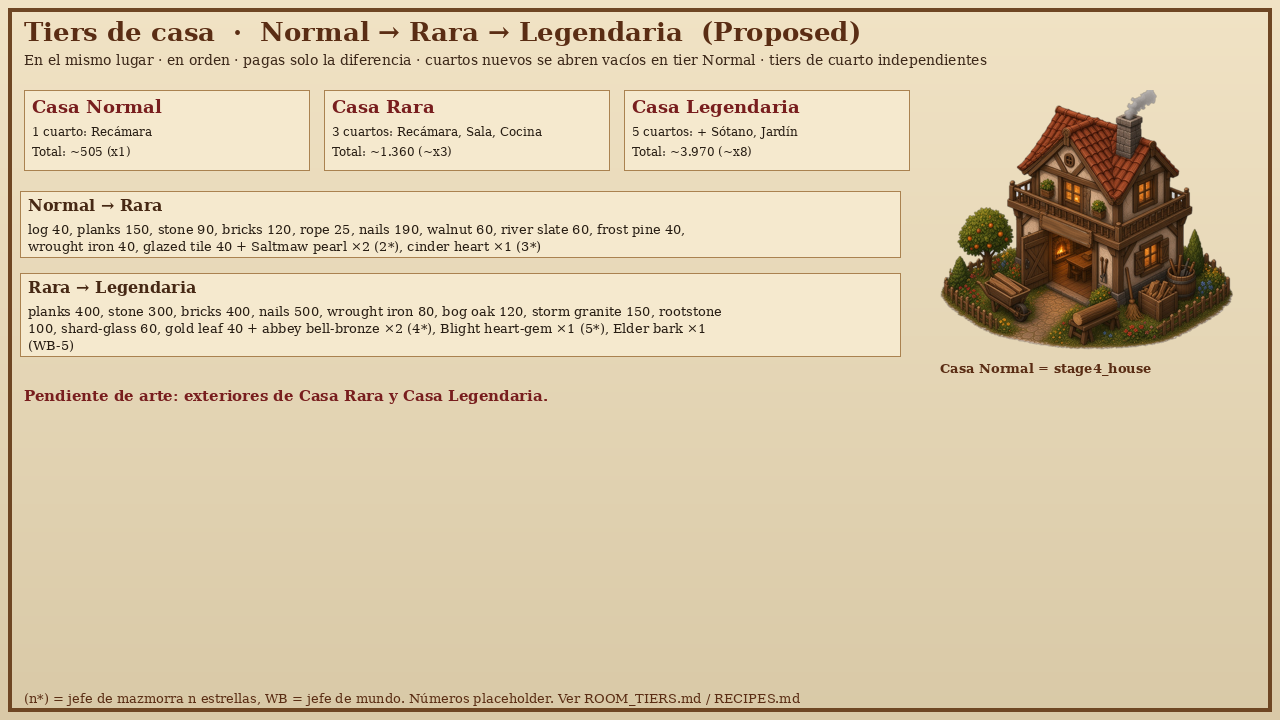
#> input picture docs/pc/housing/art/housing_v1/HOUSE_TIERS_1280x720.png, 1280 x 720 px
$ python -i cut.py   (imports and definitions only)
#> lines starting #> are read from the running program, lines starting #| are printed output that depends on the picture; after the words box and inside, x2 and y2 are one past the last pixel; in counts of white or black regions, pixels touching at a corner belong together
import cv2, numpy as np, glob
from PIL import Image, ImageDraw, ImageFilter
A='/home/box/agent-data/agents/ce4006dd-4e98-48dd-b991-fa7565b86bf2/assets/'
O='/workspace/stasium-pc-look/ship/housing_v1/'
def load(p): return np.array(Image.open(glob.glob(A+p+'*.jpg')[0]).convert('RGB'))
# [18 lines left out: function bgmask, not called in this run]
def feather(alpha,r=1.2):
    a=cv2.erode(alpha,np.ones((2,2),np.uint8))
    return cv2.GaussianBlur(a,(0,0),r)
# [6 lines left out: function decontam, not called in this run]
def rgba(rgb,alpha):
    return Image.fromarray(np.dstack([decontam(rgb,alpha),alpha]))
def trim(im):
    a=np.array(im.getchannel('A')); n,lab,st,_=cv2.connectedComponentsWithStats((a>8).astype(np.uint8))
    if n>2:
        big=1+np.argmax(st[1:,4]); keep=np.isin(lab,[i for i in range(1,n) if st[i,4]>0.05*st[big,4]])
        a=np.where(keep,a,0).astype(np.uint8); im=im.copy(); im.putalpha(Image.fromarray(a))
    return im.crop(im.getchannel('A').point(lambda v:255 if v>8 else 0).getbbox())
# [4 lines left out: function icon, not called in this run]
def world(im,name):
    im=trim(im); w,h=im.size; W=w+(w%2)+8; c=Image.new('RGBA',(W,h+4),(0,0,0,0))
    c.paste(im,((W-w)//2,0),im); c.save(O+f'resources/res_{name}_world.png'); return c
# [1 line that did not run here, left out]
items={}
boxes={'stone':(300,85,475,235),'bricks':(530,60,720,220),'thatch':(785,65,960,245),
       'rope':(180,255,340,395),'nails':(960,240,1120,365)}
# [2 lines not run here, left out]
def polycut(ox,oy,pts,name):
#> called with ox = 300, oy = 380, name = 'planks'
    P=[(ox+x/3,oy+y/3) for x,y in pts]
    m=Image.new('L',(1280,720),0); ImageDraw.Draw(m).polygon(P,fill=255)
#> after `m = Image.new('L', (1280, 720), 0)`: m: PIL image 1280x720 L; every value is 0
#> after `ImageDraw.Draw(m).polygon(P, fill=255)`:
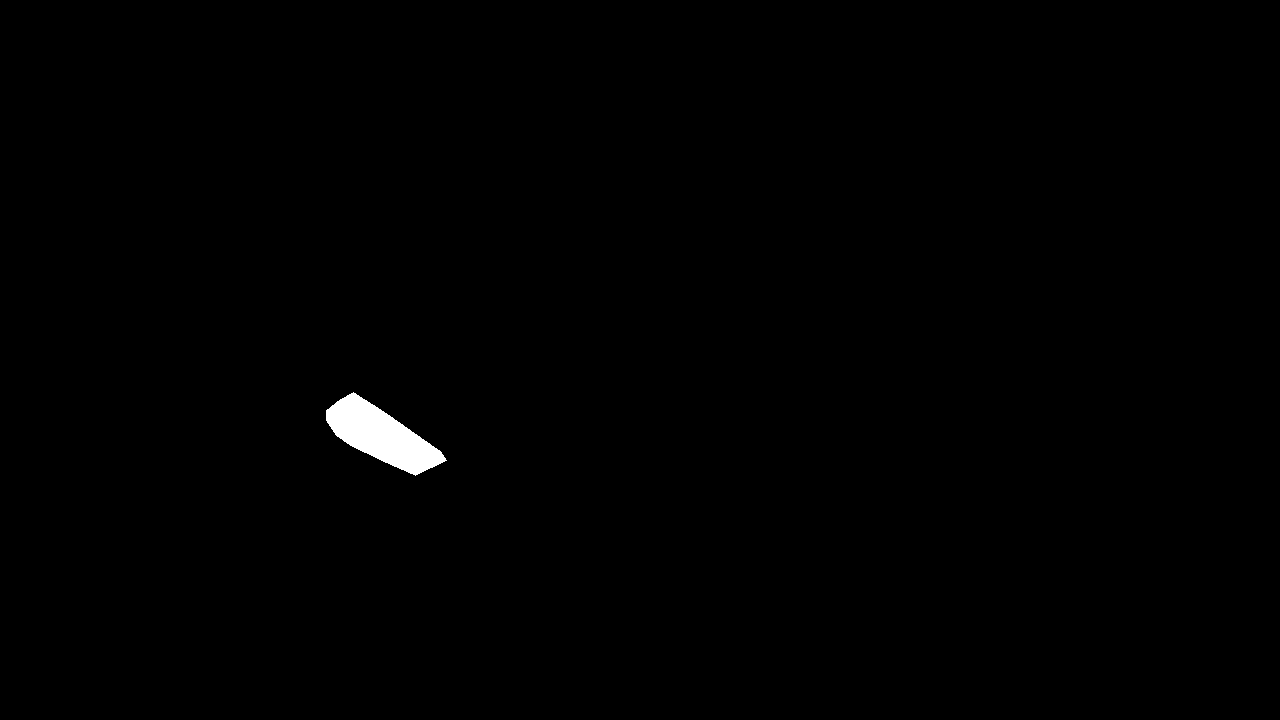
#> m: PIL image 1280x720 L; 0.52% white; 1 white region, box (x1, y1, x2, y2) and area: (326, 392, 447, 476) 4786
    a=feather(np.array(m),1.0)
#> in feather, `a=cv2.erode(alpha,np.ones((2,2),np.uint8))`: a: shape (720, 1280); 0.5% white; 1 white region, box (x1, y1, x2, y2) and area: (327, 394, 446, 475) 4582
    return trim(rgba(src,a))
# [1 line that did not run here, left out]
# [1 line that did not run here, left out]
#> call 2 of polycut, with ox = 580, oy = 470, name = 'log'
#> in polycut (call 2), `ImageDraw.Draw(m).polygon(P, fill=255)`:
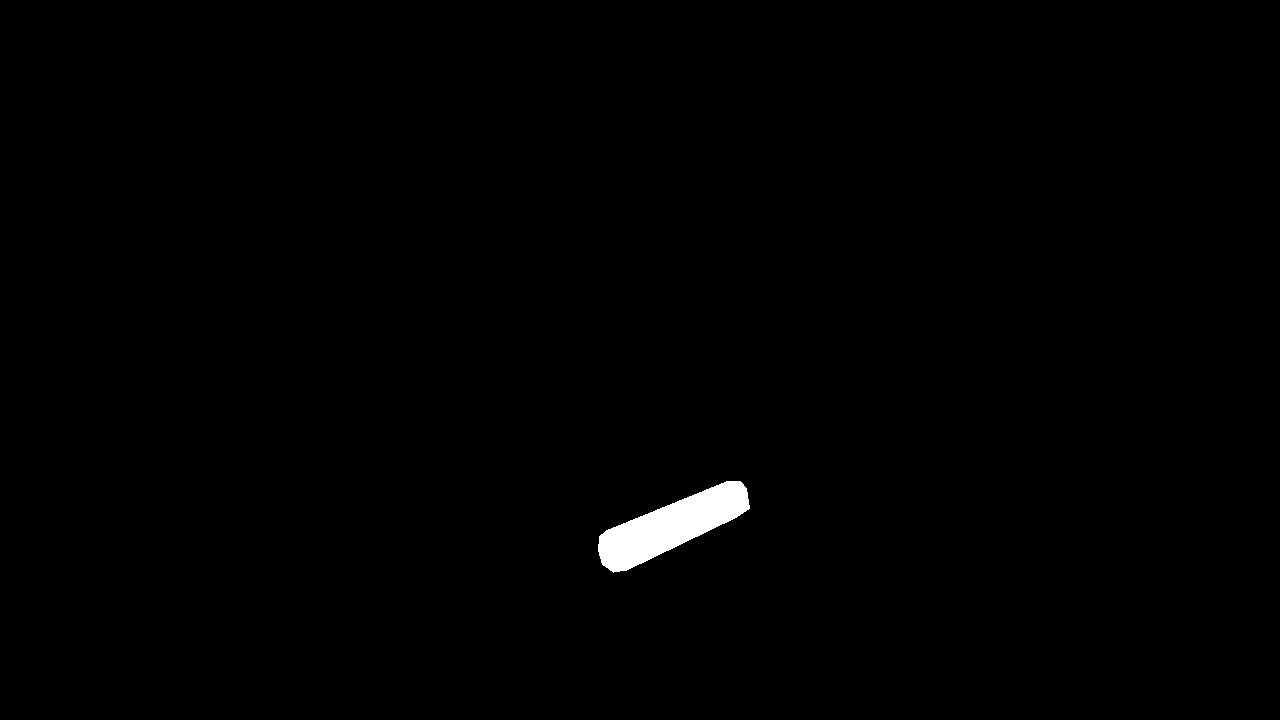
#> m: PIL image 1280x720 L; 0.69% white; 1 white region, box (x1, y1, x2, y2) and area: (598, 481, 750, 573) 6374
#> in feather (call 2), `a=cv2.erode(alpha,np.ones((2,2),np.uint8))`: a: shape (720, 1280); 0.67% white; 1 white region, box (x1, y1, x2, y2) and area: (599, 482, 750, 572) 6131
# [2 lines not run here, left out]
# stages
# [18 lines left out: function blank_sign, not called in this run]
stg={'stage2_foundation':('1a4765fc',None),
     'stage3_frame':('a5dd093e',([(480+95/3,260+90/3),(480+455/3,260+205/3),(480+452/3,260+300/3),(480+92/3,260+185/3)],'inpaint')),
     'stage4_house':('33e5ae17',([(490+76/3,320+80/3),(490+464/3,320+238/3),(490+458/3,320+326/3),(490+70/3,320+168/3)],'wood'))}
# [6 lines not run here, left out]
# preview
pv=Image.new('RGBA',(1280,720),(46,40,34,255)); d=ImageDraw.Draw(pv)
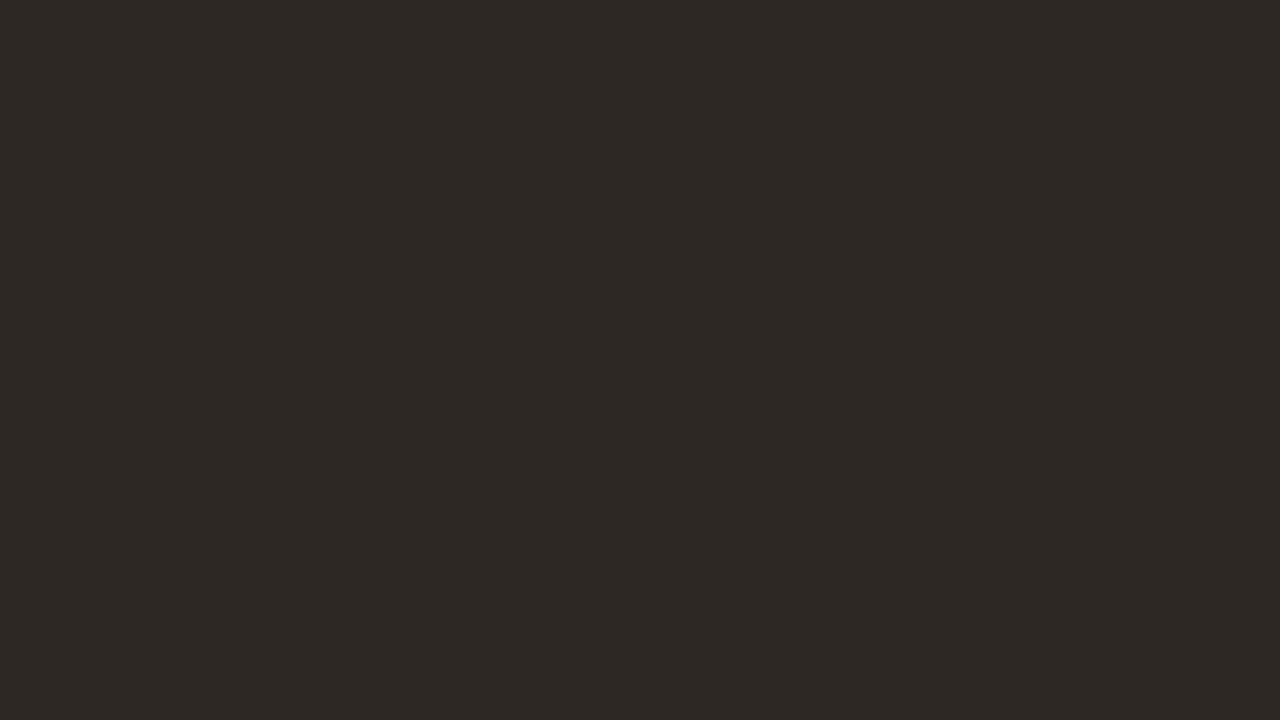
#> pv: PIL image 1280x720 RGBA; mean R, G, B, A 46, 40, 34, 255
# [1 line not run here, left out]
names=['log','planks','stone','bricks','thatch','rope','nails']
# [3 lines not run here, left out]
xs=[30,450,870]
# [6 lines not run here, left out]

>>> from PIL import Image
>>> picture = Image.open('HOUSE_TIERS_1280x720.png')
#> picture is the input picture: PIL image 1280x720 RGB; mean R, G, B 217.3, 201, 170.1
#> (the run stopped early here; a loop or call above may not have finished)
